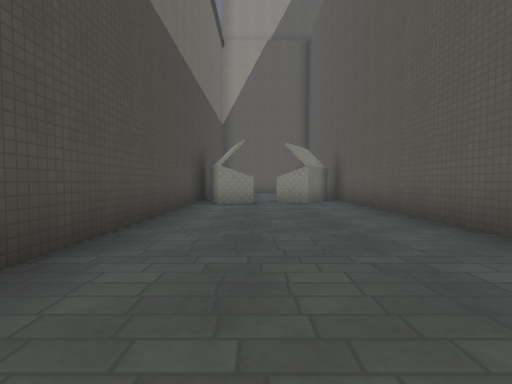
[1] (above)

15 first-person views from a walk through a level from a Godot 3-D game. The camera is 1.2 m above the floor, tilts 2° down and sees 85° across. The floor is counted in squares, 2 m on a side. Each view is taken from the middle of a square. On the plan, view 1 faces up. The plan holds only what a view shows up to about 9 squares ahead; the rest is blank. The place goes on beyond the plan. Characters and animated objects are not drawn. Surface patterns are stand-ins for the level's own textures.

[2]
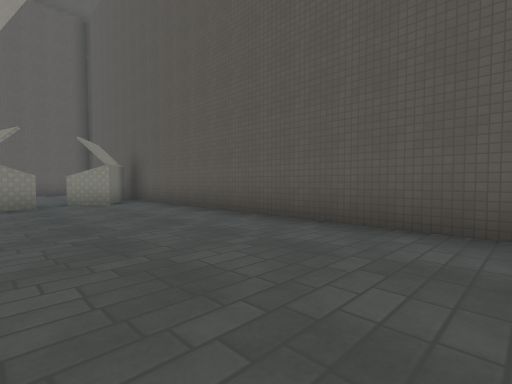

[3]
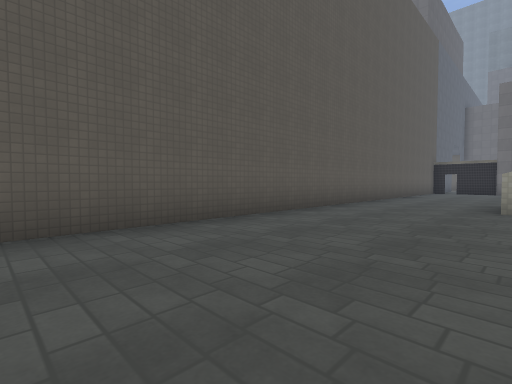

[4]
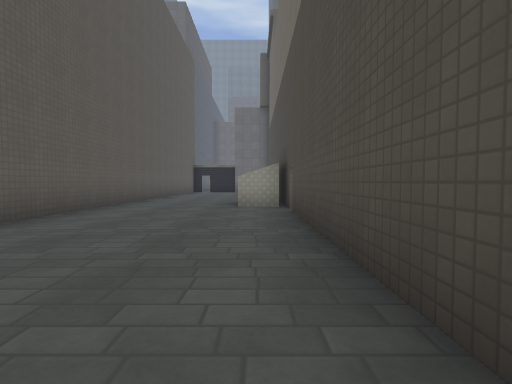

[5]
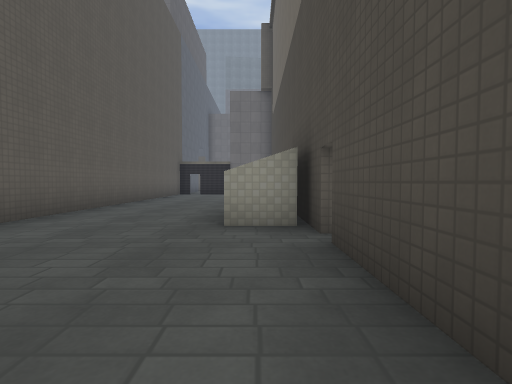

[6]
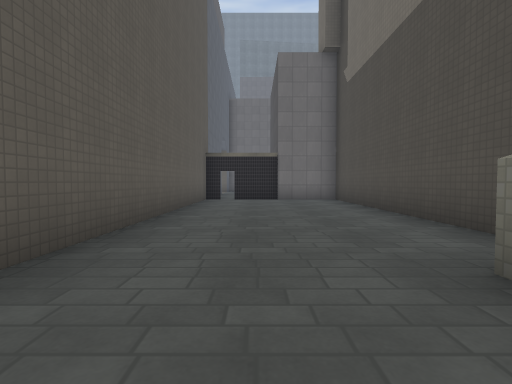

[7]
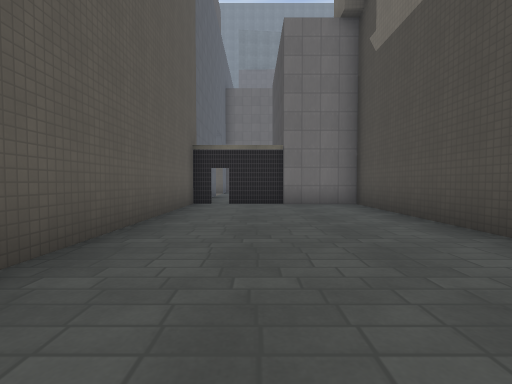

[8]
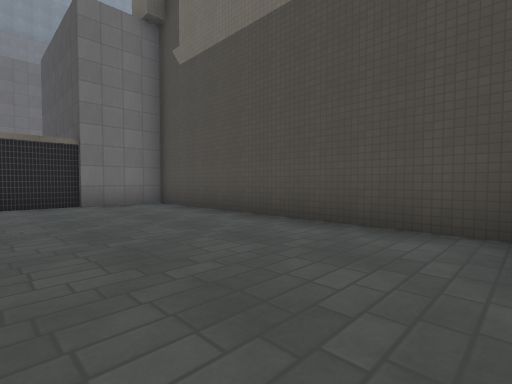

[9]
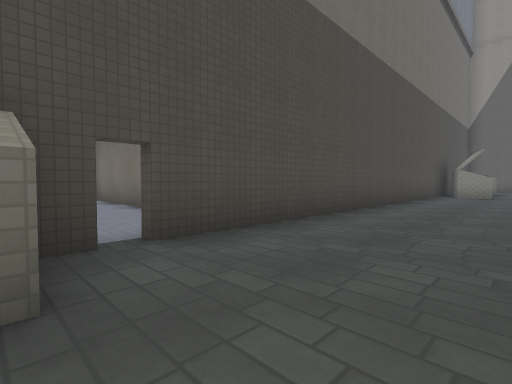

[10]
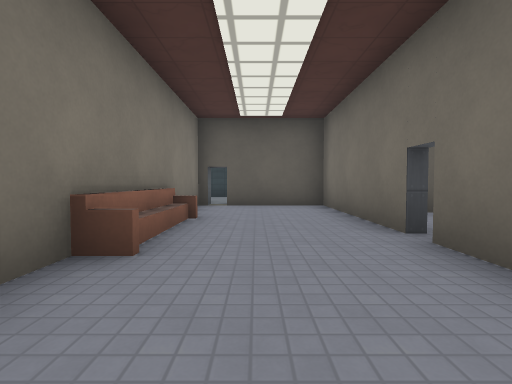

[11]
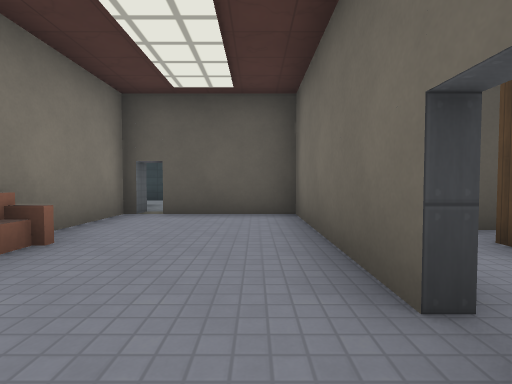

[12]
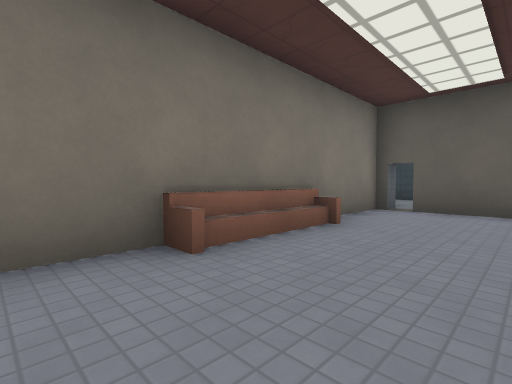

[13]
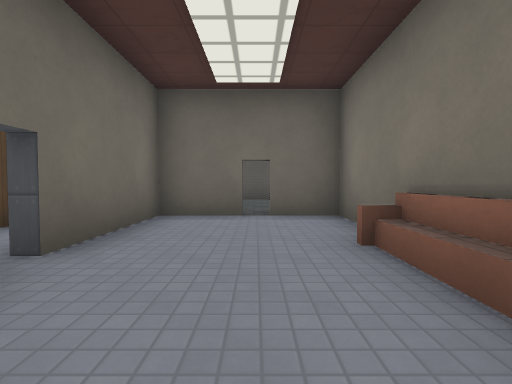

[14]
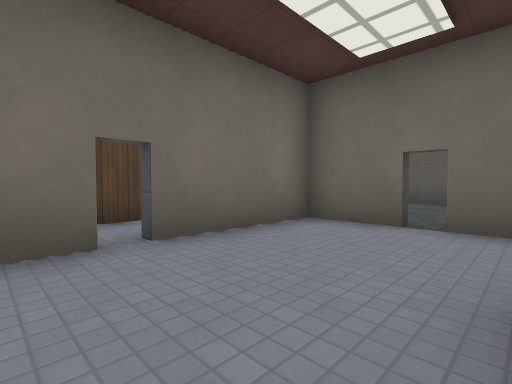

[15]
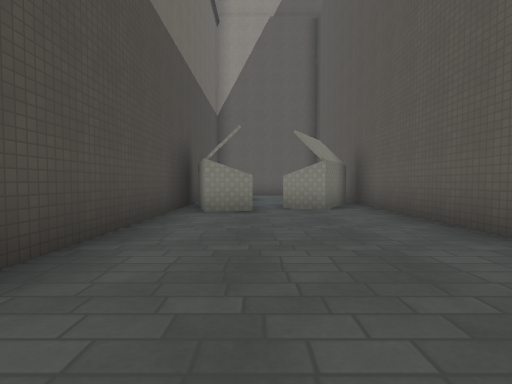

### Floor plan
Points are (right, up) in squares from view 1. A wall is a line through its corners. A room is listed if a view was taken in it or the views show most of it. See-through windows are left out.
Room 1 (views 1, 2, 3, 4, 5, 6, 7, 8, 9, 10, 15)
walls: (-1.8, -4.1) (-1.8, -14.8) (1.8, -14.8); (-1.6, -4.8) (-0.5, -4.8); (0, 7.9) (-1, 7.6); (2.2, -14.8) (2.7, -14.8) (2.7, 9.5); (2.4, 9.5) (1.5, 8) (0.6, 8.5); (-1.8, 9.5) (-1.8, -3.8)
ways out: opening at (-2, -4) to room 2; opening at (2, -15)
Room 2 (views 11, 12, 13, 14)
walls: (-5.1, -2.2) (-9.3, -2.2) (-9.3, -4.8); (-9.2, -5.5) (-2, -5.5) (-2, -4.2); (-2, -3.9) (-2, -2.2) (-4.8, -2.2)
low walls: (-6.6, -4.9) (-6.6, -5.4)
ways out: opening at (-2, -4) to room 1; opening at (-5, -2) to room 3; opening at (-10, -5)
Room 3 (no view inside)
walls: (-3.1, -0.6) (-4.9, -0.6)
ways out: opening at (-5, -2) to room 2; opening at (-6, -1) to room 4
Room 4 (no view inside)
walls: (-7.5, 0.1) (-7.5, -0.6)
ways out: opening at (-6, -1) to room 3; opening at (-7, 0)

Positions as (right, up) in squares from view 1, and headings:
1: (0, 0), facing up
2: (-1, 0), facing up-right
3: (-1, 2), facing down-right
4: (-1, 2), facing down
5: (-1, -1), facing down
6: (1, -5), facing down
7: (1, -7), facing down
8: (2, -7), facing down-left
9: (1, -5), facing up-left
10: (-2, -4), facing left
11: (-4, -3), facing left
12: (-3, -3), facing down-left
13: (-7, -4), facing right
14: (-6, -5), facing up-right
15: (0, 2), facing up
